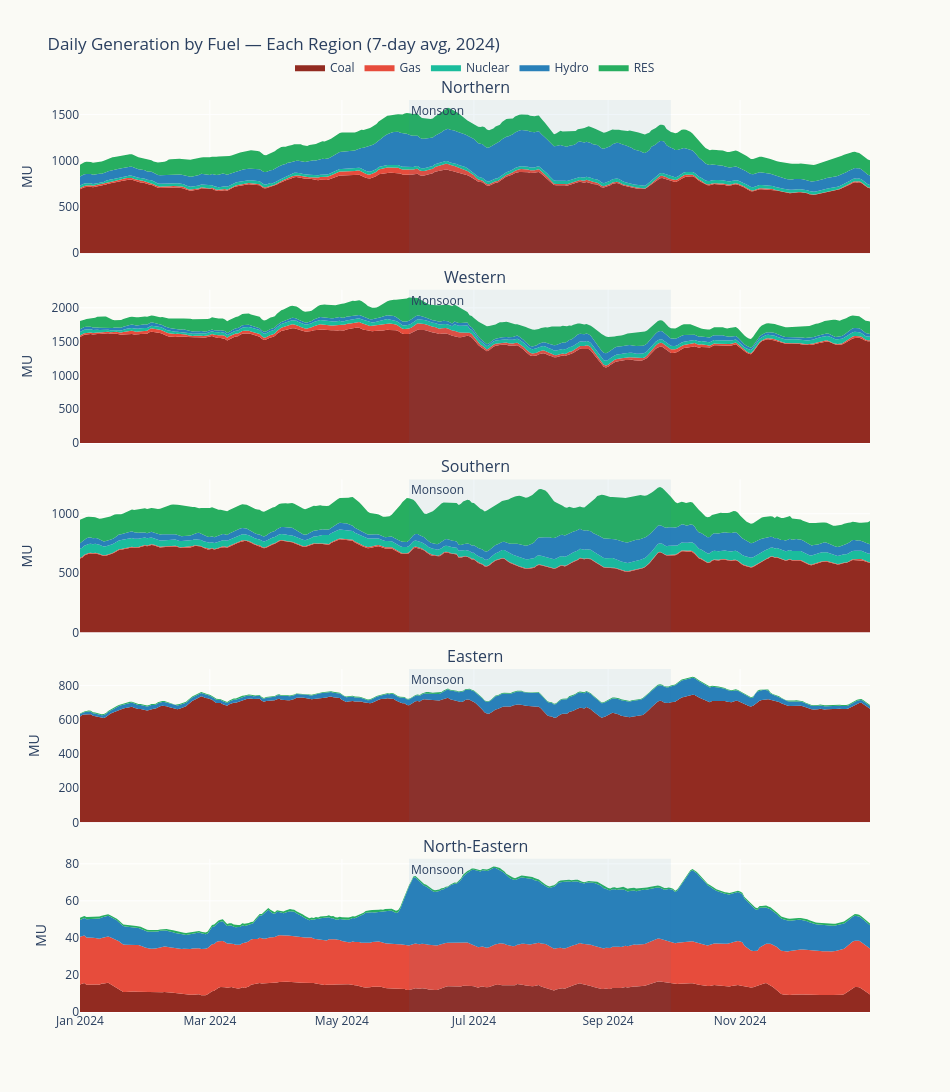

The notebook cell this image was saved under:
### Markdown cell above
## 4. Regional Generation Time Series

Stacked area chart for each region showing daily fuel mix through the year. This reveals seasonal patterns: hydro surge during monsoon, RES variability, and coal's persistent baseload role.

### Code cell
# 7-day rolling average for smoother visuals
fig = make_subplots(rows=5, cols=1, shared_xaxes=True,
                    subplot_titles=[REGION_NAMES[r] for r in REGIONS],
                    vertical_spacing=0.04)

fuel_order = ['Coal', 'Gas', 'Nuclear', 'Hydro', 'RES']  # stack order bottom-up

for i, r in enumerate(REGIONS, 1):
    for fuel in fuel_order:
        col = f'{r}: {fuel}'
        vals = df.set_index('date')[col].rolling(7, min_periods=1).mean()
        fig.add_trace(go.Scatter(
            x=vals.index, y=vals.values,
            mode='lines', stackgroup='one',
            name=fuel if i == 1 else None,
            legendgroup=fuel,
            showlegend=(i == 1),
            line=dict(width=0),
            fillcolor=FUEL_COLORS[fuel],
        ), row=i, col=1)

fig.update_layout(
    height=1200, width=950,
    title='Daily Generation by Fuel — Each Region (7-day avg, 2024)',
    plot_bgcolor=BG, paper_bgcolor=BG,
    legend=dict(orientation='h', yanchor='bottom', y=1.02, xanchor='center', x=0.5),
    hovermode='x unified',
)
# Add monsoon annotation
fig.add_vrect(
    x0=pd.Timestamp('2024-06-01'), x1=pd.Timestamp('2024-09-30'),
    fillcolor='#2980B9', opacity=0.07, line_width=0,
    annotation_text='Monsoon', annotation_position='top left',
    row='all', col=1,
)
for i in range(1, 6):
    fig.update_yaxes(title_text='MU', row=i, col=1)
fig.show()

### Figure 1 — Plotly figure (JSON) as saved in the notebook; plotly's stock layout.template omitted (floating-point values rounded to 4 significant figures; data arrays with more than 128 entries replaced by an {"elided": "..."} marker saying what was removed)
{"data": [{"fillcolor": "#922B21", "legendgroup": "Coal", "line": {"width": 0}, "mode": "lines", "name": "Coal", "showlegend": true, "stackgroup": "one", "type": "scatter", "x": {"elided": "366 str values"}, "xaxis": "x", "y": {"elided": "366 float values"}, "yaxis": "y"}, {"fillcolor": "#E74C3C", "legendgroup": "Gas", "line": {"width": 0}, "mode": "lines", "name": "Gas", "showlegend": true, "stackgroup": "one", "type": "scatter", "x": {"elided": "366 str values"}, "xaxis": "x", "y": {"elided": "366 float values"}, "yaxis": "y"}, {"fillcolor": "#1ABC9C", "legendgroup": "Nuclear", "line": {"width": 0}, "mode": "lines", "name": "Nuclear", "showlegend": true, "stackgroup": "one", "type": "scatter", "x": {"elided": "366 str values"}, "xaxis": "x", "y": {"elided": "366 float values"}, "yaxis": "y"}, {"fillcolor": "#2980B9", "legendgroup": "Hydro", "line": {"width": 0}, "mode": "lines", "name": "Hydro", "showlegend": true, "stackgroup": "one", "type": "scatter", "x": {"elided": "366 str values"}, "xaxis": "x", "y": {"elided": "366 float values"}, "yaxis": "y"}, {"fillcolor": "#27AE60", "legendgroup": "RES", "line": {"width": 0}, "mode": "lines", "name": "RES", "showlegend": true, "stackgroup": "one", "type": "scatter", "x": {"elided": "366 str values"}, "xaxis": "x", "y": {"elided": "366 float values"}, "yaxis": "y"}, {"fillcolor": "#922B21", "legendgroup": "Coal", "line": {"width": 0}, "mode": "lines", "showlegend": false, "stackgroup": "one", "type": "scatter", "x": {"elided": "366 str values"}, "xaxis": "x2", "y": {"elided": "366 float values"}, "yaxis": "y2"}, {"fillcolor": "#E74C3C", "legendgroup": "Gas", "line": {"width": 0}, "mode": "lines", "showlegend": false, "stackgroup": "one", "type": "scatter", "x": {"elided": "366 str values"}, "xaxis": "x2", "y": {"elided": "366 float values"}, "yaxis": "y2"}, {"fillcolor": "#1ABC9C", "legendgroup": "Nuclear", "line": {"width": 0}, "mode": "lines", "showlegend": false, "stackgroup": "one", "type": "scatter", "x": {"elided": "366 str values"}, "xaxis": "x2", "y": {"elided": "366 float values"}, "yaxis": "y2"}, {"fillcolor": "#2980B9", "legendgroup": "Hydro", "line": {"width": 0}, "mode": "lines", "showlegend": false, "stackgroup": "one", "type": "scatter", "x": {"elided": "366 str values"}, "xaxis": "x2", "y": {"elided": "366 float values"}, "yaxis": "y2"}, {"fillcolor": "#27AE60", "legendgroup": "RES", "line": {"width": 0}, "mode": "lines", "showlegend": false, "stackgroup": "one", "type": "scatter", "x": {"elided": "366 str values"}, "xaxis": "x2", "y": {"elided": "366 float values"}, "yaxis": "y2"}, {"fillcolor": "#922B21", "legendgroup": "Coal", "line": {"width": 0}, "mode": "lines", "showlegend": false, "stackgroup": "one", "type": "scatter", "x": {"elided": "366 str values"}, "xaxis": "x3", "y": {"elided": "366 float values"}, "yaxis": "y3"}, {"fillcolor": "#E74C3C", "legendgroup": "Gas", "line": {"width": 0}, "mode": "lines", "showlegend": false, "stackgroup": "one", "type": "scatter", "x": {"elided": "366 str values"}, "xaxis": "x3", "y": {"elided": "366 float values"}, "yaxis": "y3"}, {"fillcolor": "#1ABC9C", "legendgroup": "Nuclear", "line": {"width": 0}, "mode": "lines", "showlegend": false, "stackgroup": "one", "type": "scatter", "x": {"elided": "366 str values"}, "xaxis": "x3", "y": {"elided": "366 float values"}, "yaxis": "y3"}, {"fillcolor": "#2980B9", "legendgroup": "Hydro", "line": {"width": 0}, "mode": "lines", "showlegend": false, "stackgroup": "one", "type": "scatter", "x": {"elided": "366 str values"}, "xaxis": "x3", "y": {"elided": "366 float values"}, "yaxis": "y3"}, {"fillcolor": "#27AE60", "legendgroup": "RES", "line": {"width": 0}, "mode": "lines", "showlegend": false, "stackgroup": "one", "type": "scatter", "x": {"elided": "366 str values"}, "xaxis": "x3", "y": {"elided": "366 float values"}, "yaxis": "y3"}, {"fillcolor": "#922B21", "legendgroup": "Coal", "line": {"width": 0}, "mode": "lines", "showlegend": false, "stackgroup": "one", "type": "scatter", "x": {"elided": "366 str values"}, "xaxis": "x4", "y": {"elided": "366 float values"}, "yaxis": "y4"}, {"fillcolor": "#E74C3C", "legendgroup": "Gas", "line": {"width": 0}, "mode": "lines", "showlegend": false, "stackgroup": "one", "type": "scatter", "x": {"elided": "366 str values"}, "xaxis": "x4", "y": {"elided": "366 float values"}, "yaxis": "y4"}, {"fillcolor": "#1ABC9C", "legendgroup": "Nuclear", "line": {"width": 0}, "mode": "lines", "showlegend": false, "stackgroup": "one", "type": "scatter", "x": {"elided": "366 str values"}, "xaxis": "x4", "y": {"elided": "366 float values"}, "yaxis": "y4"}, {"fillcolor": "#2980B9", "legendgroup": "Hydro", "line": {"width": 0}, "mode": "lines", "showlegend": false, "stackgroup": "one", "type": "scatter", "x": {"elided": "366 str values"}, "xaxis": "x4", "y": {"elided": "366 float values"}, "yaxis": "y4"}, {"fillcolor": "#27AE60", "legendgroup": "RES", "line": {"width": 0}, "mode": "lines", "showlegend": false, "stackgroup": "one", "type": "scatter", "x": {"elided": "366 str values"}, "xaxis": "x4", "y": {"elided": "366 float values"}, "yaxis": "y4"}, {"fillcolor": "#922B21", "legendgroup": "Coal", "line": {"width": 0}, "mode": "lines", "showlegend": false, "stackgroup": "one", "type": "scatter", "x": {"elided": "366 str values"}, "xaxis": "x5", "y": {"elided": "366 float values"}, "yaxis": "y5"}, {"fillcolor": "#E74C3C", "legendgroup": "Gas", "line": {"width": 0}, "mode": "lines", "showlegend": false, "stackgroup": "one", "type": "scatter", "x": {"elided": "366 str values"}, "xaxis": "x5", "y": {"elided": "366 float values"}, "yaxis": "y5"}, {"fillcolor": "#1ABC9C", "legendgroup": "Nuclear", "line": {"width": 0}, "mode": "lines", "showlegend": false, "stackgroup": "one", "type": "scatter", "x": {"elided": "366 str values"}, "xaxis": "x5", "y": {"elided": "366 float values"}, "yaxis": "y5"}, {"fillcolor": "#2980B9", "legendgroup": "Hydro", "line": {"width": 0}, "mode": "lines", "showlegend": false, "stackgroup": "one", "type": "scatter", "x": {"elided": "366 str values"}, "xaxis": "x5", "y": {"elided": "366 float values"}, "yaxis": "y5"}, {"fillcolor": "#27AE60", "legendgroup": "RES", "line": {"width": 0}, "mode": "lines", "showlegend": false, "stackgroup": "one", "type": "scatter", "x": {"elided": "366 str values"}, "xaxis": "x5", "y": {"elided": "366 float values"}, "yaxis": "y5"}], "layout": {"annotations": [{"font": {"size": 16}, "showarrow": false, "text": "Northern", "x": 0.5, "xanchor": "center", "xref": "paper", "y": 1.0, "yanchor": "bottom", "yref": "paper"}, {"font": {"size": 16}, "showarrow": false, "text": "Western", "x": 0.5, "xanchor": "center", "xref": "paper", "y": 0.792, "yanchor": "bottom", "yref": "paper"}, {"font": {"size": 16}, "showarrow": false, "text": "Southern", "x": 0.5, "xanchor": "center", "xref": "paper", "y": 0.584, "yanchor": "bottom", "yref": "paper"}, {"font": {"size": 16}, "showarrow": false, "text": "Eastern", "x": 0.5, "xanchor": "center", "xref": "paper", "y": 0.376, "yanchor": "bottom", "yref": "paper"}, {"font": {"size": 16}, "showarrow": false, "text": "North-Eastern", "x": 0.5, "xanchor": "center", "xref": "paper", "y": 0.168, "yanchor": "bottom", "yref": "paper"}, {"showarrow": false, "text": "Monsoon", "x": "2024-06-01T00:00:00", "xanchor": "left", "xref": "x", "y": 1, "yanchor": "top", "yref": "y domain"}, {"showarrow": false, "text": "Monsoon", "x": "2024-06-01T00:00:00", "xanchor": "left", "xref": "x2", "y": 1, "yanchor": "top", "yref": "y2 domain"}, {"showarrow": false, "text": "Monsoon", "x": "2024-06-01T00:00:00", "xanchor": "left", "xref": "x3", "y": 1, "yanchor": "top", "yref": "y3 domain"}, {"showarrow": false, "text": "Monsoon", "x": "2024-06-01T00:00:00", "xanchor": "left", "xref": "x4", "y": 1, "yanchor": "top", "yref": "y4 domain"}, {"showarrow": false, "text": "Monsoon", "x": "2024-06-01T00:00:00", "xanchor": "left", "xref": "x5", "y": 1, "yanchor": "top", "yref": "y5 domain"}], "height": 1200, "hovermode": "x unified", "legend": {"orientation": "h", "x": 0.5, "xanchor": "center", "y": 1.02, "yanchor": "bottom"}, "paper_bgcolor": "#FAFAF5", "plot_bgcolor": "#FAFAF5", "shapes": [{"fillcolor": "#2980B9", "line": {"width": 0}, "opacity": 0.07, "type": "rect", "x0": "2024-06-01T00:00:00", "x1": "2024-09-30T00:00:00", "xref": "x", "y0": 0, "y1": 1, "yref": "y domain"}, {"fillcolor": "#2980B9", "line": {"width": 0}, "opacity": 0.07, "type": "rect", "x0": "2024-06-01T00:00:00", "x1": "2024-09-30T00:00:00", "xref": "x2", "y0": 0, "y1": 1, "yref": "y2 domain"}, {"fillcolor": "#2980B9", "line": {"width": 0}, "opacity": 0.07, "type": "rect", "x0": "2024-06-01T00:00:00", "x1": "2024-09-30T00:00:00", "xref": "x3", "y0": 0, "y1": 1, "yref": "y3 domain"}, {"fillcolor": "#2980B9", "line": {"width": 0}, "opacity": 0.07, "type": "rect", "x0": "2024-06-01T00:00:00", "x1": "2024-09-30T00:00:00", "xref": "x4", "y0": 0, "y1": 1, "yref": "y4 domain"}, {"fillcolor": "#2980B9", "line": {"width": 0}, "opacity": 0.07, "type": "rect", "x0": "2024-06-01T00:00:00", "x1": "2024-09-30T00:00:00", "xref": "x5", "y0": 0, "y1": 1, "yref": "y5 domain"}], "title": {"text": "Daily Generation by Fuel — Each Region (7-day avg, 2024)"}, "width": 950, "xaxis": {"anchor": "y", "domain": [0.0, 1.0], "matches": "x5", "showticklabels": false}, "xaxis2": {"anchor": "y2", "domain": [0.0, 1.0], "matches": "x5", "showticklabels": false}, "xaxis3": {"anchor": "y3", "domain": [0.0, 1.0], "matches": "x5", "showticklabels": false}, "xaxis4": {"anchor": "y4", "domain": [0.0, 1.0], "matches": "x5", "showticklabels": false}, "xaxis5": {"anchor": "y5", "domain": [0.0, 1.0]}, "yaxis": {"anchor": "x", "domain": [0.832, 1.0], "title": {"text": "MU"}}, "yaxis2": {"anchor": "x2", "domain": [0.624, 0.792], "title": {"text": "MU"}}, "yaxis3": {"anchor": "x3", "domain": [0.416, 0.584], "title": {"text": "MU"}}, "yaxis4": {"anchor": "x4", "domain": [0.208, 0.376], "title": {"text": "MU"}}, "yaxis5": {"anchor": "x5", "domain": [0.0, 0.168], "title": {"text": "MU"}}}}
